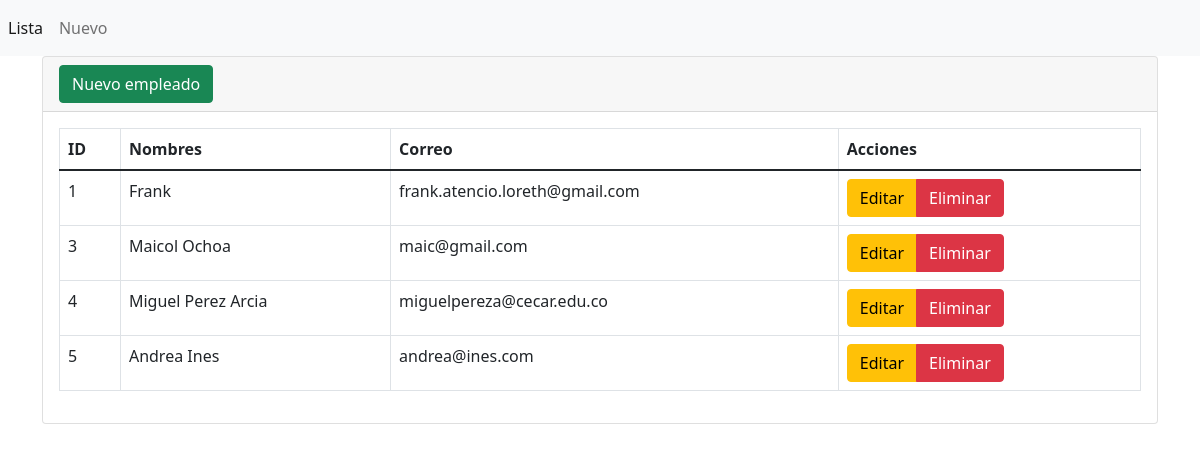
The page /?controller=empleado&action=inicio on the database its author committed.
### tables this page shows
CREATE TABLE `empleados` (
  `id` int(11) NOT NULL,
  `nombres` varchar(45) NOT NULL,
  `correo` varchar(75) NOT NULL
);

### index.php (called while the page is built, shortened)
<?php
    require_once("view/template.php");
?>

### controller/controllerEmpleado.php (called while the page is built, shortened)
<?php
    include_once("model/empleado.php");
    class ControllerEmpleado{
        public function inicio(){
            $empleados = Empleado::list();
            require_once("view/empleado/inicio.php");
        }
    }
?>

### router.php (called while the page is built, shortened)
<?php
    $controller = new $objController();
    $controller->$action();
?>

### model/empleado.php (called while the page is built, shortened)
<?php
    class Empleado{
        public function __construct($id,$nombre,$correo) {
            $this->id = $id;
            $this->nombre = $nombre;
            $this->correo = $correo;
        }
        public static function list(){
            $listaEmpleado = [];
            $conn = Conexion::getConnection();
            $sql = $conn->query("SELECT * FROM empleados");
            foreach($sql->fetchAll() as $data){
                $listaEmpleado[] = new Empleado(
                    $data['id'],
                    $data['nombres'],
                    $data['correo']
                );
            }
            return $listaEmpleado;
        }
    }
?>

### view/empleado/inicio.php (the view)
<div class="card">
    <div class="card-header">
        <a href="?controller=empleado&action=crear" class="btn btn-success" role="button">Nuevo empleado</a>
    </div>
    <div class="card-body">
        <table class="table table-bordered">
            <thead>
                <tr>
                    <th>ID</th>
                    <th>Nombres</th>
                    <th>Correo</th>
                    <th>Acciones</th>
                </tr>
            </thead>
            <tbody>
                <?php
                    foreach($empleados as $data){
                ?>
                    <tr>
                        <td><?php echo $data->id ?></td>
                        <td><?php echo $data->nombre ?></td>
                        <td><?php echo $data->correo ?></td>
                        <td><div class="btn-group" role="group" aria-label="">
                            <a href="?controller=empleado&action=editar&id=<?php echo $data->id ?>"
                            class="btn btn-warning">Editar</a>
                            <a href="?controller=empleado&action=eliminar&id=<?php echo $data->id ?>"
                            class="btn btn-danger">Eliminar</a>
                        </div></td>
                    </tr>
                <?php
                    }
                ?>
            </tbody>
        </table>
    </div>
</div>

### view/template.php (shortened to what this page needs)
<!DOCTYPE html>
<html lang="en">
<head>
    <link href="https://cdn.jsdelivr.net/npm/bootstrap@5.1.3/dist/css/bootstrap.min.css" rel="stylesheet">
</head>
<body>
<nav class="navbar navbar-expand navbar-light bg-light">
    <div class="nav navbar-nav">
        <a class="nav-item nav-link active" href="?controller=empleado&action=inicio">Lista <span class="visually-hidden">(current)</span></a>
        <a class="nav-item nav-link" href="?controller=empleado&action=crear">Nuevo</a>
    </div>
</nav>
<div class="container">
    <div class="row">
        <div class="col-xs|sm|md|lg|xl-1-12">
            <?php include_once("router.php")?>
        </div>
    </div>
</div>
</body>
</html>

### rows shown on the page
empleados: id "1", nombres "Frank", correo "frank.atencio.loreth@gmail.com"
empleados: id "3", nombres "Maicol Ochoa", correo "maic@gmail.com"
empleados: id "4", nombres "Miguel Perez Arcia", correo "miguelpereza@cecar.edu.co"
empleados: id "5", nombres "Andrea Ines", correo "andrea@ines.com"
